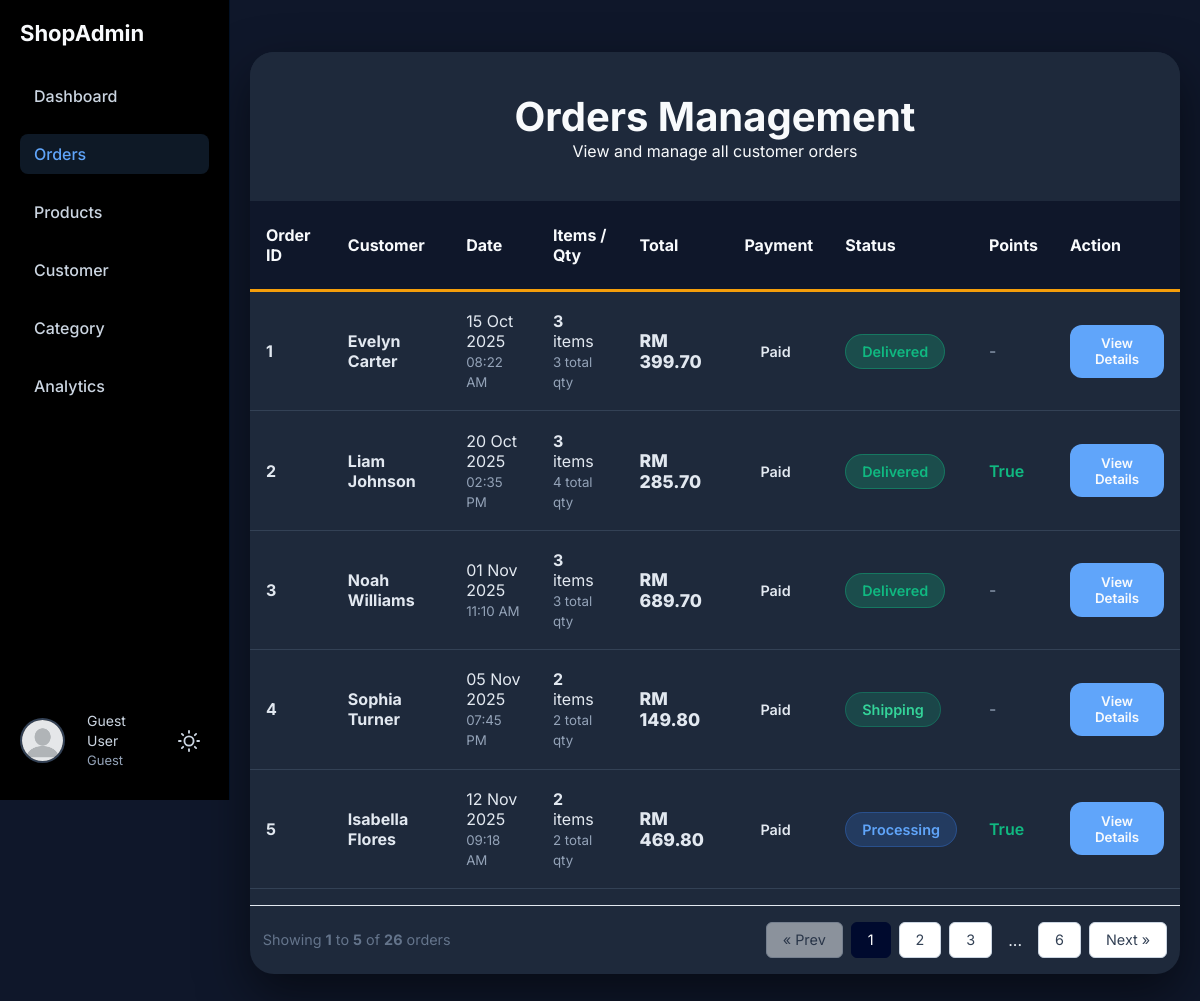
/pages/admin/admin-order.php, run on the app's committed database.
### tables this page shows
CREATE TABLE `orders` (
  `order_id` int(11) NOT NULL,
  `user_id` varchar(12) NOT NULL,
  `order_at` timestamp NOT NULL DEFAULT current_timestamp(),
  `deliver_at` date DEFAULT NULL,
  `payment_status` enum('Pending','Paid','Failed','Refunded','Redeemed') NOT NULL,
  `status` enum('Pending','Processing','Shipping','Delivered','Cancelled') NOT NULL,
  `total_price` decimal(10,2) NOT NULL,
  `utilize_point` tinyint(1) NOT NULL DEFAULT 0,
  `address_id` int(11) NOT NULL
);

CREATE TABLE `users` (
  `user_id` varchar(12) NOT NULL,
  `user_name` varchar(50) NOT NULL,
  `user_role` enum('Member','Admin') NOT NULL DEFAULT 'Member',
  `email` varchar(50) NOT NULL,
  `hash_password` varchar(255) NOT NULL,
  `account_status` enum('Unblock','Blocked') NOT NULL DEFAULT 'Unblock'
);

### _base.php (called while the page is built, shortened)
<?php
$pathPrefix = (strpos($_SERVER['SCRIPT_NAME'], '/FixAndGo_Web') === 0) ? '/FixAndGo_Web' : '';

### DAO/order-dao.php (called while the page is built, shortened)
<?php
function getAllOrdersAdmin()
{
    global $_db;
    try {
        $sql = "SELECT
                    o.order_id,
                    o.order_at,
                    u.user_name,
                    u.email,
                    o.total_price,
                    o.payment_status,
                    o.status,
                    o.utilize_point,
                    COUNT(DISTINCT oi.product_id) AS total_items,
                    SUM(oi.qty) AS total_quantity
                FROM orders o
                INNER JOIN users u ON o.user_id = u.user_id
                LEFT JOIN orderitem oi ON o.order_id = oi.order_id
                GROUP BY o.order_id
                ORDER BY o.order_at ASC";
        $stmt = $_db->prepare($sql);
        $stmt->execute();
        return $stmt->fetchAll(PDO::FETCH_OBJ);
    } catch (PDOException $e) {
        error_log("Get All Orders Admin Error: " . $e->getMessage());
        return [];
    }
}

### controller/order-controller.php (called while the page is built, shortened)
<?php
require_once  __DIR__ . '/../_base.php';
require __DIR__ . '/../DAO/order-dao.php';
function getOrderHistoryAdmin()
{
    return getAllOrdersAdmin();
}

### pages/admin/admin-order.php (the view, shortened to what this page needs)
<?php
require '../../_base.php';
require '../../controller/order-controller.php';
include 'adminHeader.php';
$all_orders = getOrderHistoryAdmin();
$limit = 5;
$page = isset($_GET['page']) ? (int)$_GET['page'] : 1;
$total_records = count($all_orders);
$total_pages = ceil($total_records / $limit);
$offset = ($page - 1) * $limit;
$orders = array_slice($all_orders, $offset, $limit);
?>
<link rel="stylesheet" href="../../css/admin-order.css">
<link rel="stylesheet" href="../../css/msg.css">
<div class="admin-container">
    <div class="admin-header">
        <h1>Orders Management</h1>
        <p>View and manage all customer orders</p>
    </div>
    <table class="orders-table">
        <thead>
            <tr>
                <th>Order ID</th>
                <th>Customer</th>
                <th>Date</th>
                <th>Items / Qty</th>
                <th>Total</th>
                <th>Payment</th>
                <th>Status</th>
                <th>Points</th>
                <th>Action</th>
            </tr>
        </thead>
        <tbody>
            <?php if (is_array($orders) && !empty($orders)): ?>
                <?php foreach ($orders as $order): ?>
                    <?php if (is_object($order) && isset($order->order_id)): ?>
                        <tr>
                            <td data-label="Order ID"><strong><?= $order->order_id ?></strong></td>
                            <td data-label="Customer">
                                <a style="text-decoration:none; color:var(--color-text-primary);" href="../admin/admin-order-detail.php?id=<?= $order->order_id ?>">
                                    <div><strong><?= htmlspecialchars($order->user_name ?? 'Unknown') ?></strong></div>
                                </a>
                            </td>
                            <td data-label="Date">
                                <?= isset($order->order_at) ? date('d M Y', strtotime($order->order_at)) : 'N/A' ?><br>
                                <small style="color:#94a3b8;">
                                    <?= isset($order->order_at) ? date('h:i A', strtotime($order->order_at)) : '' ?>
                                </small>
                            </td>
                            <td data-label="Items / Qty">
                                <strong><?= $order->total_items ?? 0 ?></strong> item<?= ($order->total_items ?? 0) > 1 ? 's' : '' ?><br>
                                <small style="color:#94a3b8;"><?= $order->total_quantity ?? 0 ?> total qty</small>
                            </td>
                            <td data-label="Total" class="total-price">
                                RM <?= number_format($order->total_price ?? 0, 2) ?>
                            </td>
                            <td data-label="Payment">
                                <span class="status <?= strtolower($order->payment_status ?? 'unknown') ?>">
                                    <?= ucfirst($order->payment_status ?? 'Unknown') ?>
                                </span>
                            </td>
                            <td data-label="Status">
                                <span class="status <?= strtolower($order->status ?? 'unknown') ?>">
                                    <?= ucfirst($order->status ?? 'Unknown') ?>
                                </span>
                            </td>
                            <td data-label="Points">
                                <?php if (isset($order->utilize_point) && $order->utilize_point): ?>
                                    <span style="color: #10b981; font-weight: 600;">True</span>
                                <?php else: ?>
                                    <span style="color: #94a3b8;">-</span>
                                <?php endif; ?>
                            </td>
                            <td data-label="Action">
                                <button class="btn-small btn-view" onclick="viewOrderDetails(<?= $order->order_id ?? 0 ?>)">
                                    View Details
                                </button>
                            </td>
                        </tr>
                    <?php endif; ?>
                <?php endforeach; ?>
            <?php endif; ?>
        </tbody>
    </table>
    <?php if ($total_pages > 1): ?>
        <div class="pagination-container">
            <div class="pagination-info">
                Showing <strong><?= $offset + 1 ?></strong> to <strong><?= min($offset + $limit, $total_records) ?></strong> of <strong><?= $total_records ?></strong> orders
            </div>
            <div class="pagination-controls">
                <a href="?page=<?= $page - 1 ?>" class="page-btn <?= ($page <= 1) ? 'disabled' : '' ?>">
                    &laquo; Prev
                </a>
                <?php
                $start = max(1, $page - 2);
                $end = min($total_pages, $page + 2);
                for ($i = $start; $i <= $end; $i++): ?>
                    <a href="?page=<?= $i ?>" class="page-btn <?= ($i == $page) ? 'active' : '' ?>">
                        <?= $i ?>
                    </a>
                <?php endfor;
                if ($end < $total_pages) {
                    if ($end < $total_pages - 1) echo '<span style="padding:0.5rem">...</span>';
                    echo '<a href="?page=' . $total_pages . '" class="page-btn">' . $total_pages . '</a>';
                }
                ?>
                <a href="?page=<?= $page + 1 ?>" class="page-btn <?= ($page >= $total_pages) ? 'disabled' : '' ?>">
                    Next &raquo;
                </a>
            </div>
        </div>
    <?php endif; ?>
</div>
<?php include 'adminFooter.php'; ?>

### pages/admin/adminHeader.php (shortened to what this page needs)
<!DOCTYPE html>
<html lang="en">
<head>
    <link rel="stylesheet" href="../../css/admin.css">
    <link rel="stylesheet" href="https://cdnjs.cloudflare.com/ajax/libs/font-awesome/7.0.1/css/all.min.css">
</head>
<body>
    <div class="admin-layout">
        <?php include 'adminSidebar.php'; ?>
        <div class="admin-main">

### pages/admin/adminSidebar.php (shortened to what this page needs)
<?php
$currentUser = getCurrentUser();
if (!$currentUser) {
    $currentUser = (object)[
        'user_id' => null,
        'user_name' => 'Guest User',
        'user_role' => 'Guest'
    ];
}
$userProfilePic = $currentUser->user_id ? getUserProfilePicture($currentUser->user_id) : $pathPrefix . '/images/profile/default_profile_picture.webp';
?>
<div class="admin-sidebar">
    <h2 class="logo">ShopAdmin</h2>
    <ul class="menu">
        <li><a href="adminDashboard.php" class="<?= basename($_SERVER['PHP_SELF']) == 'adminDashboard.php' ? 'active' : '' ?>">Dashboard</a></li>
        <li><a href="admin-order.php" class="<?= basename($_SERVER['PHP_SELF']) == 'admin-order.php' ? 'active' : '' ?>">Orders</a></li>
        <li><a href="admin-product.php" class="<?= basename($_SERVER['PHP_SELF']) == 'admin-product.php' ? 'active' : '' ?>">Products</a></li>
        <li><a href="adminCustomer.php" class="<?= basename($_SERVER['PHP_SELF']) == 'adminCustomer.php' ? 'active' : '' ?>">Customer</a></li>
        <li><a href="admin-category.php" class="<?= basename($_SERVER['PHP_SELF']) == 'admin-add-category.php' ? 'active' : '' ?>">Category</a></li>
        <li><a href="analytics.php" class="<?= basename($_SERVER['PHP_SELF']) == 'analytics.php' ? 'active' : '' ?>">Analytics</a></li>
    </ul>
    <div class="sidebar-footer">
        <div class="footer-content">
            <img src="<?= htmlspecialchars($userProfilePic) ?>"
                class="avatar"
                alt="<?= htmlspecialchars($currentUser->user_name) ?>"
                width="45" height="45" style="width: 45px; height: 45px; object-fit: cover;"
                onerror="this.src='<?= $pathPrefix ?>/images/profile/default_profile_picture.webp'">
            <p class="admin-name">
                <?= htmlspecialchars($currentUser->user_name) ?><br>
                <span><?= htmlspecialchars($currentUser->user_role) ?></span>
            </p>
            <button id="themeToggle" class="theme-toggle" aria-label="Toggle theme">
            </button>
        </div>
    </div>
</div>

### pages/admin/adminFooter.php
        </div>
    </div>
</body>
</html>

### css/admin.css (style rules this page uses)
:root { --color-bg-body: #010716; --color-text-light: #e2e8f0; --color-sidebar-bg: #000000; --color-sidebar-border: #021024; --color-logo-text: #f8fafc; --color-menu-text: #cbd5e1; --color-menu-active: #60a5fa; --color-admin-name: #cbd5e1; --color-admin-name-muted: #94a3b8; --color-search-border: #475569; --color-search-bg: #000000; --color-search-text: #f1f5f9; }
* { margin: 0; padding: 0; box-sizing: border-box; font-family: Inter, sans-serif; }
body { background: var(--color-bg-body); color: var(--color-text-light); transition: background 0.3s ease, color 0.3s ease; }
.admin-layout { display: flex; min-height: 100vh; }
.admin-sidebar { display: flex; flex-direction: column; width: 230px; background: var(--color-sidebar-bg); padding: 20px; border-right: 1px solid var(--color-sidebar-border); height: 100vh; position: fixed; top: 0; left: 0; transition: background 0.3s ease, border-color 0.3s ease; }
.logo { font-size: 22px; font-weight: 700; margin-bottom: 30px; color: var(--color-logo-text); transition: color 0.3s ease; }
.menu { padding: 0; margin: 0; flex: 1; }
.menu li { list-style: none; margin-bottom: 18px; }
.menu a { display: block; padding: 10px 14px; border-radius: 8px; text-decoration: none; color: var(--color-menu-text); font-weight: 500; transition: background 0.2s, color 0.2s; }
.menu a.active { background: rgba(96, 165, 250, 0.15); color: var(--color-menu-active); }
.sidebar-footer { position: absolute; bottom: 30px; left: 20px; right: 20px; color: var(--color-admin-name); }
.footer-content { display: flex; align-items: center; gap: 12px; }
.sidebar-footer .avatar { width: 45px; height: 45px; border-radius: 50%; object-fit: cover; border: 2px solid #334155; flex-shrink: 0; }
.admin-name { font-size: 14px; color: var(--color-admin-name); transition: color 0.3s ease; flex: 1; line-height: 1.4; }
.admin-name span { font-size: 13px; color: var(--color-admin-name-muted); transition: color 0.3s ease; }
.theme-toggle { width: 40px; height: 40px; border-radius: 50%; border: none; background: transparent; color: var(--color-menu-text); cursor: pointer; display: flex; align-items: center; justify-content: center; transition: all 0.3s ease; flex-shrink: 0; }
body[data-theme="dark"] .theme-toggle .sun-icon { display: block; }
.admin-main { flex: 1; padding: 20px; margin-left: 230px; }
.avatar { width: 40px; height: 40px; border-radius: 50%; margin-right: 10px; object-fit: cover; }

### data on the page
orders: order_id "1", user.user_name "Evelyn Carter", order_at "15 Oct 2025", order_at "08:22 AM", total_items "3", total_quantity "3", total_price "399.70", payment_status "Paid", status "Delivered"
orders: order_id "2", user.user_name "Liam Johnson", order_at "20 Oct 2025", order_at "02:35 PM", total_items "3", total_quantity "4", total_price "285.70", payment_status "Paid", status "Delivered", utilize_point "True"
orders: order_id "3", user.user_name "Noah Williams", order_at "01 Nov 2025", order_at "11:10 AM", total_items "3", total_quantity "3", total_price "689.70", payment_status "Paid", status "Delivered"
orders: order_id "4", user.user_name "Sophia Turner", order_at "05 Nov 2025", order_at "07:45 PM", total_items "2", total_quantity "2", total_price "149.80", payment_status "Paid", status "Shipping"
orders: order_id "5", user.user_name "Isabella Flores", order_at "12 Nov 2025", order_at "09:18 AM", total_items "2", total_quantity "2", total_price "469.80", payment_status "Paid", status "Processing", utilize_point "True"

### other printed values
$currentUser->user_name "Guest User"
$currentUser->user_role "Guest"
$offset + 1 "1"
min($offset + $limit, $total_records) "5"
$total_records "26"
$total_pages "6"
